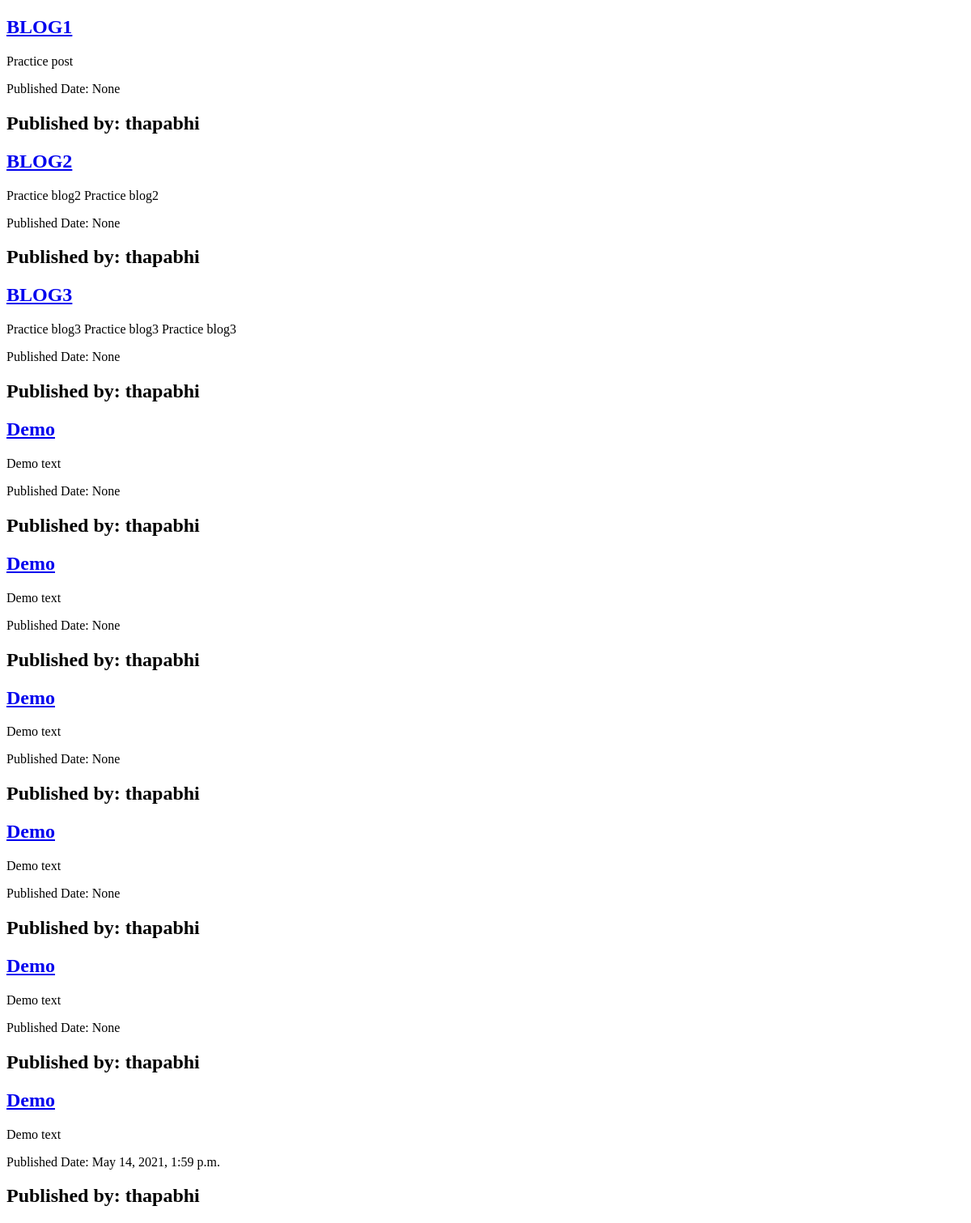
The page /blog/ on the database as committed earlier.
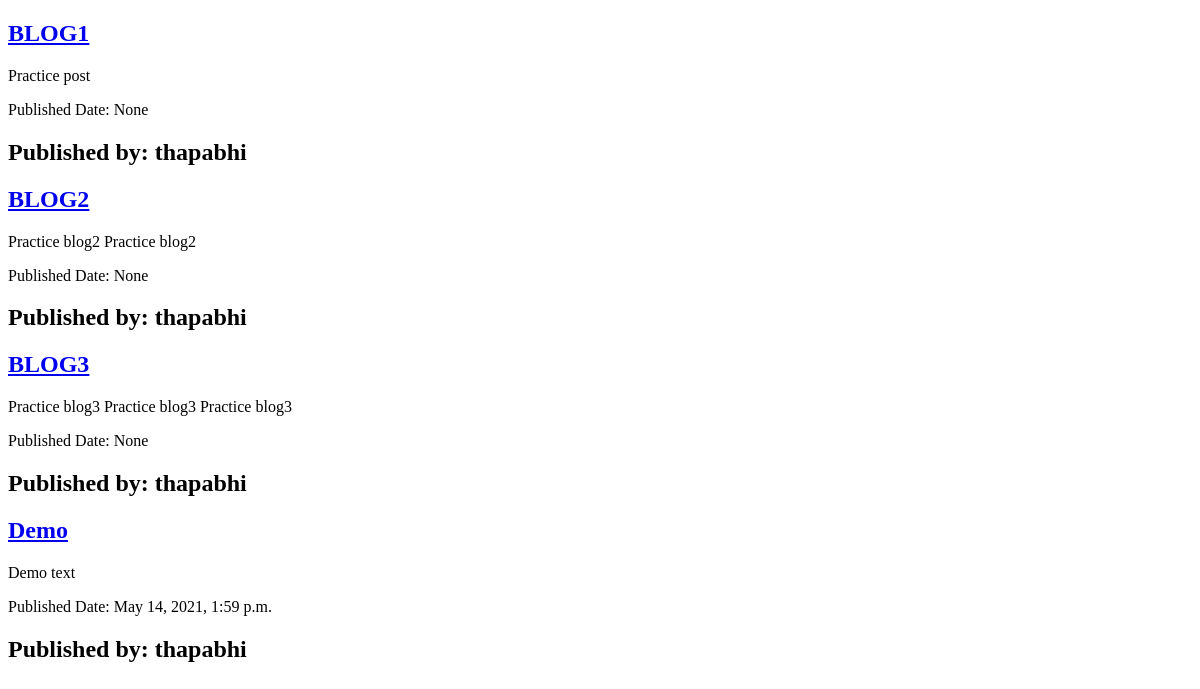
The same page on the database as committed later.
### blog/models.py (models this page shows, shortened)
class Post(models.Model):
    author = models.ForeignKey(settings.AUTH_USER_MODEL, on_delete = models.CASCADE)
    title = models.CharField(max_length=200)
    text = models.TextField()
    created_date = models.DateTimeField(default=timezone.now)
    published_date = models.DateTimeField(blank=True, null=True)

### blog/views.py (the view)
# urls.py: path('', views.post_list, name='post_list'),
def post_list(request):
    posts = Post.objects.all()
    return render(request, 'post_list.html', {'posts': posts})

### blog/templates/post_list.html
<!DOCTYPE html>
<html>
<head>
</head>
<body>
    {% for post in posts %}
    <article>
        <h2><a href='#'>{{post.title}}</a></a></h2>
        <p>{{post.text}}</p>
        <time>Published Date: {{post.published_date}}</time>
        <h2>Published by: {{post.author}}</h2>
    </article>
    {% endfor %}
</body>
</html>

Rows that differ between the two databases and show on the page:
removed Post: title "Demo", text "Demo text", published_date "None", author "thapabhi"
removed Post: title "Demo", text "Demo text", published_date "None", author "thapabhi"
removed Post: title "Demo", text "Demo text", published_date "None", author "thapabhi"
removed Post: title "Demo", text "Demo text", published_date "None", author "thapabhi"
removed Post: title "Demo", text "Demo text", published_date "None", author "thapabhi"
